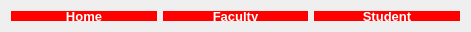
          <widget class="QWidget" name="horizontalLayoutWidget">
           <property name="geometry">
            <rect>
             <x>1</x>
             <y>0</y>
             <width>471</width>
             <height>31</height>
            </rect>
           </property>
           <layout class="QHBoxLayout" name="horizontalLayout">
            <item>
             <widget class="QPushButton" name="home">
              <property name="sizePolicy">
               <sizepolicy hsizetype="Preferred" vsizetype="Preferred">
                <horstretch>0</horstretch>
                <verstretch>0</verstretch>
               </sizepolicy>
              </property>
              <property name="minimumSize">
               <size>
                <width>120</width>
                <height>10</height>
               </size>
              </property>
              <property name="maximumSize">
               <size>
                <width>300</width>
                <height>16777215</height>
               </size>
              </property>
              <property name="palette">
               <palette>
                <active>
                 <colorrole role="WindowText">
                  <brush brushstyle="SolidPattern">
                   <color alpha="255">
                    <red>255</red>
                    <green>255</green>
                    <blue>255</blue>
                   </color>
                  </brush>
                 </colorrole>
                 <colorrole role="Button">
                  <brush brushstyle="SolidPattern">
                   <color alpha="255">
                    <red>255</red>
                    <green>0</green>
                    <blue>0</blue>
                   </color>
                  </brush>
                 </colorrole>
                 <colorrole role="Text">
                  <brush brushstyle="SolidPattern">
                   <color alpha="255">
                    <red>255</red>
                    <green>255</green>
                    <blue>255</blue>
                   </color>
                  </brush>
                 </colorrole>
                 <colorrole role="ButtonText">
                  <brush brushstyle="SolidPattern">
                   <color alpha="255">
                    <red>255</red>
                    <green>255</green>
                    <blue>255</blue>
                   </color>
                  </brush>
                 </colorrole>
                 <colorrole role="Base">
                  <brush brushstyle="SolidPattern">
                   <color alpha="255">
                    <red>255</red>
                    <green>0</green>
                    <blue>0</blue>
                   </color>
                  </brush>
                 </colorrole>
                 <colorrole role="Window">
                  <brush brushstyle="SolidPattern">
                   <color alpha="255">
                    <red>255</red>
                    <green>0</green>
                    <blue>0</blue>
                   </color>
                  </brush>
                 </colorrole>
                </active>
                <inactive>
                 <colorrole role="WindowText">
                  <brush brushstyle="SolidPattern">
                   <color alpha="255">
                    <red>255</red>
                    <green>255</green>
                    <blue>255</blue>
                   </color>
                  </brush>
                 </colorrole>
                 <colorrole role="Button">
                  <brush brushstyle="SolidPattern">
                   <color alpha="255">
                    <red>255</red>
                    <green>0</green>
                    <blue>0</blue>
                   </color>
                  </brush>
                 </colorrole>
                 <colorrole role="Text">
                  <brush brushstyle="SolidPattern">
                   <color alpha="255">
                    <red>255</red>
                    <green>255</green>
                    <blue>255</blue>
                   </color>
                  </brush>
                 </colorrole>
                 <colorrole role="ButtonText">
                  <brush brushstyle="SolidPattern">
                   <color alpha="255">
                    <red>255</red>
                    <green>255</green>
                    <blue>255</blue>
                   </color>
                  </brush>
                 </colorrole>
                 <colorrole role="Base">
                  <brush brushstyle="SolidPattern">
                   <color alpha="255">
                    <red>255</red>
                    <green>0</green>
                    <blue>0</blue>
                   </color>
                  </brush>
                 </colorrole>
                 <colorrole role="Window">
                  <brush brushstyle="SolidPattern">
                   <color alpha="255">
                    <red>255</red>
                    <green>0</green>
                    <blue>0</blue>
                   </color>
                  </brush>
                 </colorrole>
                </inactive>
                <disabled>
                 <colorrole role="WindowText">
                  <brush brushstyle="SolidPattern">
                   <color alpha="255">
                    <red>255</red>
                    <green>255</green>
                    <blue>255</blue>
                   </color>
                  </brush>
                 </colorrole>
                 <colorrole role="Button">
                  <brush brushstyle="SolidPattern">
                   <color alpha="255">
                    <red>255</red>
                    <green>0</green>
                    <blue>0</blue>
                   </color>
                  </brush>
                 </colorrole>
                 <colorrole role="Text">
                  <brush brushstyle="SolidPattern">
                   <color alpha="255">
                    <red>255</red>
                    <green>255</green>
                    <blue>255</blue>
                   </color>
                  </brush>
                 </colorrole>
                 <colorrole role="ButtonText">
                  <brush brushstyle="SolidPattern">
                   <color alpha="255">
                    <red>255</red>
                    <green>255</green>
                    <blue>255</blue>
                   </color>
                  </brush>
                 </colorrole>
                 <colorrole role="Base">
                  <brush brushstyle="SolidPattern">
                   <color alpha="255">
                    <red>255</red>
                    <green>0</green>
                    <blue>0</blue>
                   </color>
                  </brush>
                 </colorrole>
                 <colorrole role="Window">
                  <brush brushstyle="SolidPattern">
                   <color alpha="255">
                    <red>255</red>
                    <green>0</green>
                    <blue>0</blue>
                   </color>
                  </brush>
                 </colorrole>
                </disabled>
               </palette>
              </property>
              <property name="font">
               <font>
                <family>Arial</family>
                <pointsize>10</pointsize>
                <weight>75</weight>
                <bold>true</bold>
               </font>
              </property>
              <property name="autoFillBackground">
               <bool>false</bool>
              </property>
              <property name="styleSheet">
               <string notr="true">QPushButton{
	background-color: rgb(255,0, 0);
	border-radius:10px;
	color:#FFFFFF
}
</string>
              </property>
              <property name="text">
               <string>Home</string>
              </property>
              <property name="autoDefault">
               <bool>false</bool>
              </property>
              <property name="default">
               <bool>false</bool>
              </property>
              <property name="flat">
               <bool>true</bool>
              </property>
             </widget>
            </item>
            <item>
             <widget class="QPushButton" name="faculty">
              <property name="sizePolicy">
               <sizepolicy hsizetype="Preferred" vsizetype="Preferred">
                <horstretch>0</horstretch>
                <verstretch>0</verstretch>
               </sizepolicy>
              </property>
              <property name="minimumSize">
               <size>
                <width>120</width>
                <height>10</height>
               </size>
              </property>
              <property name="maximumSize">
               <size>
                <width>300</width>
                <height>16777215</height>
               </size>
              </property>
              <property name="palette">
               <palette>
                <active>
                 <colorrole role="WindowText">
                  <brush brushstyle="SolidPattern">
                   <color alpha="255">
                    <red>255</red>
                    <green>255</green>
                    <blue>255</blue>
                   </color>
                  </brush>
                 </colorrole>
                 <colorrole role="Button">
                  <brush brushstyle="SolidPattern">
                   <color alpha="255">
                    <red>255</red>
                    <green>0</green>
                    <blue>0</blue>
                   </color>
                  </brush>
                 </colorrole>
                 <colorrole role="Text">
                  <brush brushstyle="SolidPattern">
                   <color alpha="255">
                    <red>255</red>
                    <green>255</green>
                    <blue>255</blue>
                   </color>
                  </brush>
                 </colorrole>
                 <colorrole role="ButtonText">
                  <brush brushstyle="SolidPattern">
                   <color alpha="255">
                    <red>255</red>
                    <green>255</green>
                    <blue>255</blue>
                   </color>
                  </brush>
                 </colorrole>
                 <colorrole role="Base">
                  <brush brushstyle="SolidPattern">
                   <color alpha="255">
                    <red>255</red>
                    <green>0</green>
                    <blue>0</blue>
                   </color>
                  </brush>
                 </colorrole>
                 <colorrole role="Window">
                  <brush brushstyle="SolidPattern">
                   <color alpha="255">
                    <red>255</red>
                    <green>0</green>
                    <blue>0</blue>
                   </color>
                  </brush>
                 </colorrole>
                </active>
                <inactive>
                 <colorrole role="WindowText">
                  <brush brushstyle="SolidPattern">
                   <color alpha="255">
                    <red>255</red>
                    <green>255</green>
                    <blue>255</blue>
                   </color>
                  </brush>
                 </colorrole>
                 <colorrole role="Button">
                  <brush brushstyle="SolidPattern">
                   <color alpha="255">
                    <red>255</red>
                    <green>0</green>
                    <blue>0</blue>
                   </color>
                  </brush>
                 </colorrole>
                 <colorrole role="Text">
                  <brush brushstyle="SolidPattern">
                   <color alpha="255">
                    <red>255</red>
                    <green>255</green>
                    <blue>255</blue>
                   </color>
                  </brush>
                 </colorrole>
                 <colorrole role="ButtonText">
                  <brush brushstyle="SolidPattern">
                   <color alpha="255">
                    <red>255</red>
                    <green>255</green>
                    <blue>255</blue>
                   </color>
                  </brush>
                 </colorrole>
                 <colorrole role="Base">
                  <brush brushstyle="SolidPattern">
                   <color alpha="255">
                    <red>255</red>
                    <green>0</green>
                    <blue>0</blue>
                   </color>
                  </brush>
                 </colorrole>
                 <colorrole role="Window">
                  <brush brushstyle="SolidPattern">
                   <color alpha="255">
                    <red>255</red>
                    <green>0</green>
                    <blue>0</blue>
                   </color>
                  </brush>
                 </colorrole>
                </inactive>
                <disabled>
                 <colorrole role="WindowText">
                  <brush brushstyle="SolidPattern">
                   <color alpha="255">
                    <red>255</red>
                    <green>255</green>
                    <blue>255</blue>
                   </color>
                  </brush>
                 </colorrole>
                 <colorrole role="Button">
                  <brush brushstyle="SolidPattern">
                   <color alpha="255">
                    <red>255</red>
                    <green>0</green>
                    <blue>0</blue>
                   </color>
                  </brush>
                 </colorrole>
                 <colorrole role="Text">
                  <brush brushstyle="SolidPattern">
                   <color alpha="255">
                    <red>255</red>
                    <green>255</green>
                    <blue>255</blue>
                   </color>
                  </brush>
                 </colorrole>
                 <colorrole role="ButtonText">
                  <brush brushstyle="SolidPattern">
                   <color alpha="255">
                    <red>255</red>
                    <green>255</green>
                    <blue>255</blue>
                   </color>
                  </brush>
                 </colorrole>
                 <colorrole role="Base">
                  <brush brushstyle="SolidPattern">
                   <color alpha="255">
                    <red>255</red>
                    <green>0</green>
                    <blue>0</blue>
                   </color>
                  </brush>
                 </colorrole>
                 <colorrole role="Window">
                  <brush brushstyle="SolidPattern">
                   <color alpha="255">
                    <red>255</red>
                    <green>0</green>
                    <blue>0</blue>
                   </color>
                  </brush>
                 </colorrole>
                </disabled>
               </palette>
              </property>
              <property name="font">
               <font>
                <family>Arial</family>
                <pointsize>10</pointsize>
                <weight>75</weight>
                <bold>true</bold>
               </font>
              </property>
              <property name="autoFillBackground">
               <bool>false</bool>
              </property>
              <property name="styleSheet">
               <string notr="true">QPushButton{
	background-color: rgb(255,0, 0);
	border-radius:10px;
	color:#FFFFFF
}
</string>
              </property>
              <property name="text">
               <string>Faculty</string>
              </property>
              <property name="autoDefault">
               <bool>false</bool>
              </property>
              <property name="default">
               <bool>false</bool>
              </property>
              <property name="flat">
               <bool>true</bool>
              </property>
             </widget>
            </item>
            <item>
             <widget class="QPushButton" name="student">
              <property name="sizePolicy">
               <sizepolicy hsizetype="Preferred" vsizetype="Preferred">
                <horstretch>0</horstretch>
                <verstretch>0</verstretch>
               </sizepolicy>
              </property>
              <property name="minimumSize">
               <size>
                <width>120</width>
                <height>10</height>
               </size>
              </property>
              <property name="maximumSize">
               <size>
                <width>300</width>
                <height>16777215</height>
               </size>
              </property>
              <property name="palette">
               <palette>
                <active>
                 <colorrole role="WindowText">
                  <brush brushstyle="SolidPattern">
                   <color alpha="255">
                    <red>255</red>
                    <green>255</green>
                    <blue>255</blue>
                   </color>
                  </brush>
                 </colorrole>
                 <colorrole role="Button">
                  <brush brushstyle="SolidPattern">
                   <color alpha="255">
                    <red>255</red>
                    <green>0</green>
                    <blue>0</blue>
                   </color>
                  </brush>
                 </colorrole>
                 <colorrole role="Text">
                  <brush brushstyle="SolidPattern">
                   <color alpha="255">
                    <red>255</red>
                    <green>255</green>
                    <blue>255</blue>
                   </color>
                  </brush>
                 </colorrole>
                 <colorrole role="ButtonText">
                  <brush brushstyle="SolidPattern">
                   <color alpha="255">
                    <red>255</red>
                    <green>255</green>
                    <blue>255</blue>
                   </color>
                  </brush>
                 </colorrole>
                 <colorrole role="Base">
                  <brush brushstyle="SolidPattern">
                   <color alpha="255">
                    <red>255</red>
                    <green>0</green>
                    <blue>0</blue>
                   </color>
                  </brush>
                 </colorrole>
                 <colorrole role="Window">
                  <brush brushstyle="SolidPattern">
                   <color alpha="255">
                    <red>255</red>
                    <green>0</green>
                    <blue>0</blue>
                   </color>
                  </brush>
                 </colorrole>
                </active>
                <inactive>
                 <colorrole role="WindowText">
                  <brush brushstyle="SolidPattern">
                   <color alpha="255">
                    <red>255</red>
                    <green>255</green>
                    <blue>255</blue>
                   </color>
                  </brush>
                 </colorrole>
                 <colorrole role="Button">
                  <brush brushstyle="SolidPattern">
                   <color alpha="255">
                    <red>255</red>
                    <green>0</green>
                    <blue>0</blue>
                   </color>
                  </brush>
                 </colorrole>
                 <colorrole role="Text">
                  <brush brushstyle="SolidPattern">
                   <color alpha="255">
                    <red>255</red>
                    <green>255</green>
                    <blue>255</blue>
                   </color>
                  </brush>
                 </colorrole>
                 <colorrole role="ButtonText">
                  <brush brushstyle="SolidPattern">
                   <color alpha="255">
                    <red>255</red>
                    <green>255</green>
                    <blue>255</blue>
                   </color>
                  </brush>
                 </colorrole>
                 <colorrole role="Base">
                  <brush brushstyle="SolidPattern">
                   <color alpha="255">
                    <red>255</red>
                    <green>0</green>
                    <blue>0</blue>
                   </color>
                  </brush>
                 </colorrole>
                 <colorrole role="Window">
                  <brush brushstyle="SolidPattern">
                   <color alpha="255">
                    <red>255</red>
                    <green>0</green>
                    <blue>0</blue>
                   </color>
                  </brush>
                 </colorrole>
                </inactive>
                <disabled>
                 <colorrole role="WindowText">
                  <brush brushstyle="SolidPattern">
                   <color alpha="255">
                    <red>255</red>
                    <green>255</green>
                    <blue>255</blue>
                   </color>
                  </brush>
                 </colorrole>
                 <colorrole role="Button">
                  <brush brushstyle="SolidPattern">
                   <color alpha="255">
                    <red>255</red>
                    <green>0</green>
                    <blue>0</blue>
                   </color>
                  </brush>
                 </colorrole>
                 <colorrole role="Text">
                  <brush brushstyle="SolidPattern">
                   <color alpha="255">
                    <red>255</red>
                    <green>255</green>
                    <blue>255</blue>
                   </color>
                  </brush>
                 </colorrole>
                 <colorrole role="ButtonText">
                  <brush brushstyle="SolidPattern">
                   <color alpha="255">
                    <red>255</red>
                    <green>255</green>
                    <blue>255</blue>
                   </color>
                  </brush>
                 </colorrole>
                 <colorrole role="Base">
                  <brush brushstyle="SolidPattern">
                   <color alpha="255">
                    <red>255</red>
                    <green>0</green>
                    <blue>0</blue>
                   </color>
                  </brush>
                 </colorrole>
                 <colorrole role="Window">
                  <brush brushstyle="SolidPattern">
                   <color alpha="255">
                    <red>255</red>
                    <green>0</green>
                    <blue>0</blue>
                   </color>
                  </brush>
                 </colorrole>
                </disabled>
               </palette>
              </property>
              <property name="font">
               <font>
                <family>Arial</family>
                <pointsize>10</pointsize>
                <weight>75</weight>
                <bold>true</bold>
               </font>
              </property>
              <property name="autoFillBackground">
               <bool>false</bool>
              </property>
              <property name="styleSheet">
               <string notr="true">QPushButton{
	background-color: rgb(255,0, 0);
	border-radius:10px;
	color:#FFFFFF
}
</string>
              </property>
              <property name="text">
               <string>Student</string>
              </property>
              <property name="autoDefault">
               <bool>false</bool>
              </property>
              <property name="default">
               <bool>false</bool>
              </property>
              <property name="flat">
               <bool>true</bool>
              </property>
             </widget>
            </item>
           </layout>
          </widget>
